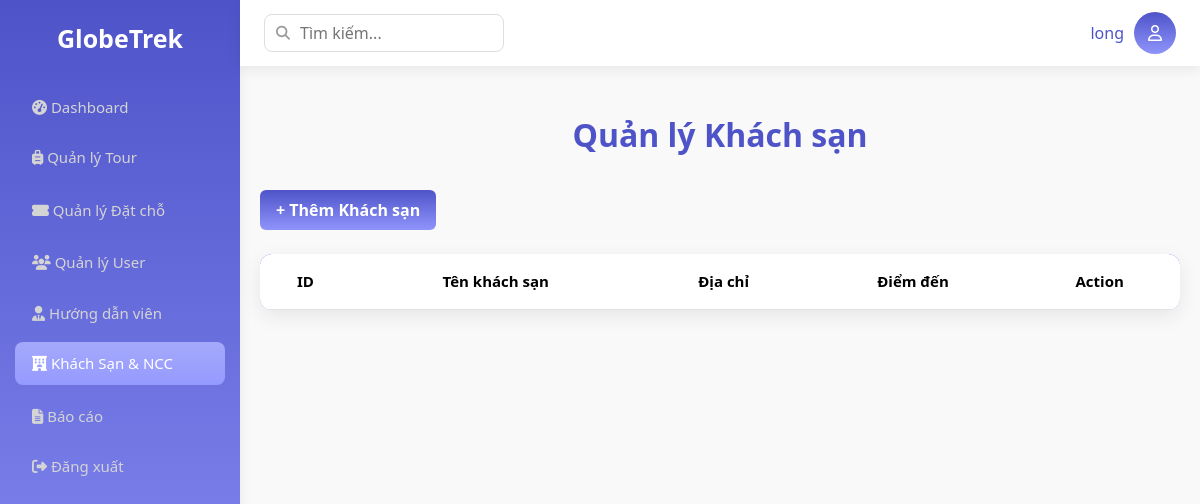
Page /Base/?action=list-hotel (signed in) on the earlier database version.
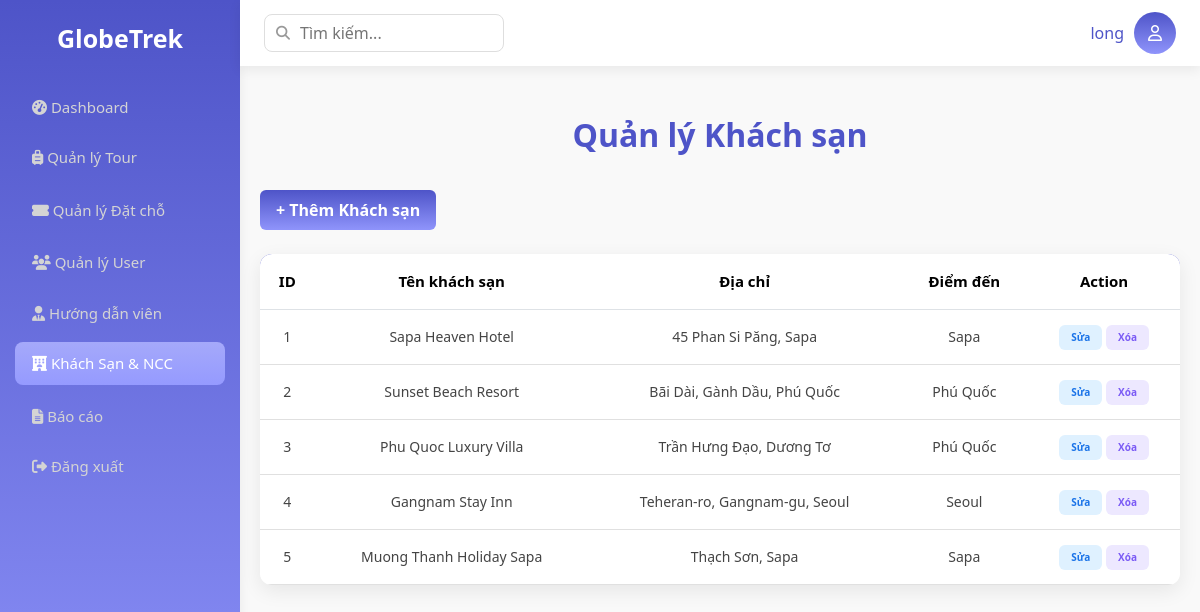
Same page on the later database version.
### tables this page shows
CREATE TABLE `hotels` (
  `id` int NOT NULL,
  `name` varchar(100) NOT NULL,
  `address` varchar(255) DEFAULT NULL,
  `destination_id` int NOT NULL
);

CREATE TABLE `destinations` (
  `id` int NOT NULL,
  `name` varchar(100) NOT NULL,
  `country` varchar(100) NOT NULL,
  `type` enum('City','Country','Region') DEFAULT 'City'
);

### Base/controllers/HotelController.php (called while the page is built, shortened)
<?php
class HotelController
{
    public function listHotel()
    {
        $model = new HotelModel();
        $listHotel = $model->getList();
        require_once PATH_VIEW . 'main.php';
    }
}
?>

### Base/index.php (called while the page is built, shortened)
<?php
spl_autoload_register(function ($class) {
    $fileName = "$class.php";
    $fileModel              = PATH_MODEL . $fileName;
});
require_once './routes/index.php';

### Base/models/BaseModel.php (called while the page is built, shortened)
<?php
class BaseModel
{
    public function __construct()
    {
        $dsn = sprintf('mysql:host=%s;port=%s;dbname=%s;charset=utf8', DB_HOST, DB_PORT, DB_NAME);
        try {
            $this->pdo = new PDO($dsn, DB_USERNAME, DB_PASSWORD, DB_OPTIONS);
        } catch (PDOException $e) {
            die("Kết nối cơ sở dữ liệu thất bại: {$e->getMessage()}. Vui lòng thử lại sau.");
        }
    }
}

### Base/models/HotelModel.php (called while the page is built, shortened)
<?php
class HotelModel extends BaseModel
{
    public function getList()
    {
        $sql = "SELECT h.*, d.name AS destination_name
                FROM hotels h
                LEFT JOIN destinations d ON h.destination_id = d.id";
        $stmt = $this->pdo->prepare($sql);
        $stmt->execute();
        return $stmt->fetchAll();
    }
}
?>

### Base/views/admin/Hotel/list-hotel.php (the view)
<?php include PATH_VIEW . 'layout/header.php'; ?>
<div class="main">
    <h2>Quản lý Khách sạn</h2>
    <a href="<?= BASE_URL ?>?action=create-hotel" class="btn btn-nut">+ Thêm Khách sạn</a>
    <section class="mt-4">
        <table class="table">
            <thead>
                <tr>
                    <th>ID</th>
                    <th>Tên khách sạn</th>
                    <th>Địa chỉ</th>
                    <th>Điểm đến</th>
                    <th>Action</th>
                </tr>
            </thead>
            <tbody>
                <?php foreach ($listHotel as $hotel): ?>
                    <tr>
                        <td><?= $hotel['id'] ?></td>
                        <td><?= htmlspecialchars($hotel['name']) ?></td>
                        <td><?= htmlspecialchars($hotel['address']) ?></td>
                        <td><?= htmlspecialchars($hotel['destination_name']) ?></td>
                        <td>
                            <a href="<?= BASE_URL ?>?action=update-hotel&id=<?= $hotel['id'] ?>" class="btn edit">Sửa</a>
                            <a href="<?= BASE_URL ?>?action=delete-hotel&id=<?= $hotel['id'] ?>"
                               onclick="return confirm('Bạn có chắc chắn muốn xóa khách sạn này không?')"
                               class="btn view">Xóa</a>
                        </td>
                    </tr>
                <?php endforeach ?>
            </tbody>
        </table>
    </section>
</div>
<?php include PATH_VIEW . 'layout/footer.php'; ?>

Differences in the rows shown:
added hotels: id "1", name "Sapa Heaven Hotel", address "45 Phan Si Păng, Sapa", destination.name "Sapa"
added hotels: id "2", name "Sunset Beach Resort", address "Bãi Dài, Gành Dầu, Phú Quốc", destination.name "Phú Quốc"
added hotels: id "3", name "Phu Quoc Luxury Villa", address "Trần Hưng Đạo, Dương Tơ", destination.name "Phú Quốc"
added hotels: id "4", name "Gangnam Stay Inn", address "Teheran-ro, Gangnam-gu, Seoul", destination.name "Seoul"
added hotels: id "5", name "Muong Thanh Holiday Sapa", address "Thạch Sơn, Sapa", destination.name "Sapa"
